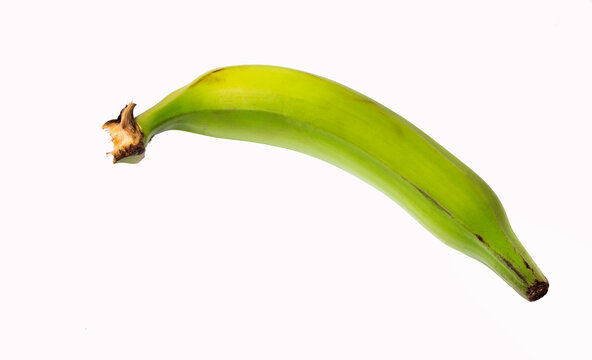
#> input picture TASK 1/image3.jpg, 592 x 360 px
$ python manual_canny_edge.py
#> lines starting #> are read from the running program, lines starting #| are printed output that depends on the picture; after the words box and inside, x2 and y2 are one past the last pixel; in counts of white or black regions, pixels touching at a corner belong together
import cv2
import numpy as np
from scipy import ndimage

def gauss_filter(img, size, sigma):
    """
    METHOD TO APPLY A GAUSSIAN FILTER OVER THE ORIGINAL IMAGE
    """
    return cv2.GaussianBlur(img, (size, size), sigma)

def sobel_operator(img):
    """
    METHOD TO CALCULATE SOBEL OPERATOR'S MAGNITUDE AND ORIENTATION
    TO CALCULATE THE SOBEL EDGES ON THE ORIGINAL IMAGE
    """
    Gx = np.array([[-1, 0, 1], [-2, 0, 2], [-1, 0, 1]], np.float32)
    Gy = np.array([[1, 2, 1], [0, 0, 0], [-1, -2, -1]], np.float32)

    Ix = ndimage.filters.convolve(img, Gx)
    Iy = ndimage.filters.convolve(img, Gy)

    G = np.hypot(Ix, Iy)
    theta = np.arctan2(Iy, Ix)

    return G, theta

def NMS(img, angle):
    N, M = img.shape

    empty = np.zeros((N, M), np.int32)
    theta = np.rad2deg(angle)

    for i in range(1, N-1):
        for j in range(1, M-1):
            if (0 <= theta[i, j] < 22.5) or (157.5 <= theta[i, j] <= 180):
                north = img[i, j+1]
                south = img[i, j-1]
            elif 22.5 <= theta[i, j] < 67.5:
                north = img[i+1, j-1]
                south = img[i-1, j+1]
            elif 67.5 <= theta[i,j] < 112.5:
                north = img[i+1, j]
                south = img[i-1, j]
            elif 112.5 <= theta[i,j] < 157.5:
                north = img[i-1, j-1]
                south = img[i+1, j+1]

            if img[i, j] >= north and img[i, j] >= south:
                empty[i, j] = img[i, j]
            else:
                empty[i, j] = 0

    return empty

def double_thresh(img, thresh):
    init_threshold = np.zeros(img.shape)
    low, high = thresh[0], thresh[1]
    for i in range(0, img.shape[0]):
        for j in range(0, img.shape[1]):
            if img[i, j] < low:
                init_threshold[i, j] = 0
            elif img[i, j] >= low and img[i, j] < high:
                init_threshold[i, j] = 128
            else:
                init_threshold[i, j] = 255

    return init_threshold

def hysteresis(threshold_info):
    strong_pixels = np.zeros(threshold_info.shape)
    for i in range(0, threshold_info.shape[0]):
        for j in range(0, threshold_info.shape[1]):
            temp = threshold_info[i, j]
            if temp == 128:
                if threshold_info[i-1,j] == 255 or threshold_info[i+1,j] == 255 or threshold_info[i-1,j-1] == 255\
                or threshold_info[i+1,j-1] == 255 or threshold_info[i-1,j+1] == 255 or threshold_info[i+1,j+1] == 255\
                or threshold_info[i,j-1] == 255 or threshold_info[i,j+1] == 255:
                   strong_pixels[i, j] = 255
                elif temp == 255:
                    strong_pixels[i, j] = 255

    return strong_pixels


raw_image = cv2.imread("image3.jpg", 0)
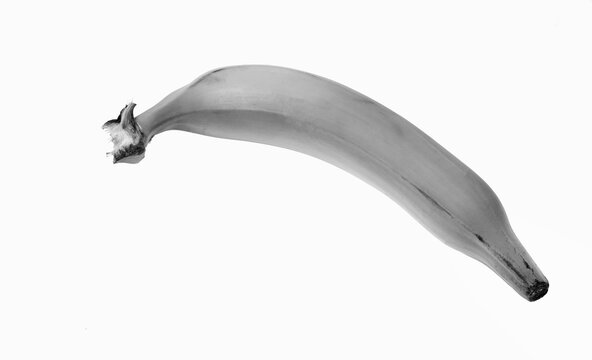
#> raw_image: shape (360, 592); min 0, max 255, mean 236.4
smooth_img = gauss_filter(raw_image, 5, 1)
G, theta = sobel_operator(smooth_img)
#> in sobel_operator, `Ix = ndimage.filters.convolve(img, Gx)`:
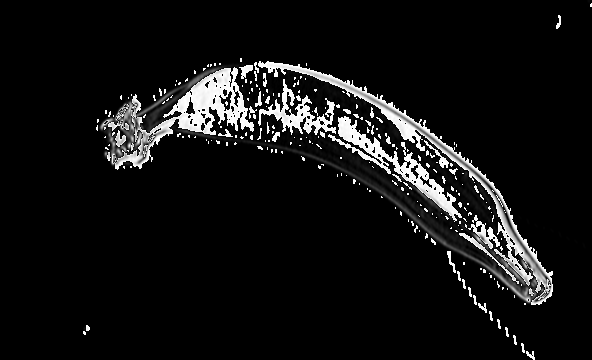
#> Ix: shape (360, 592); min 0, max 255, mean 18.5
#> in sobel_operator, `G = np.hypot(Ix, Iy)`:
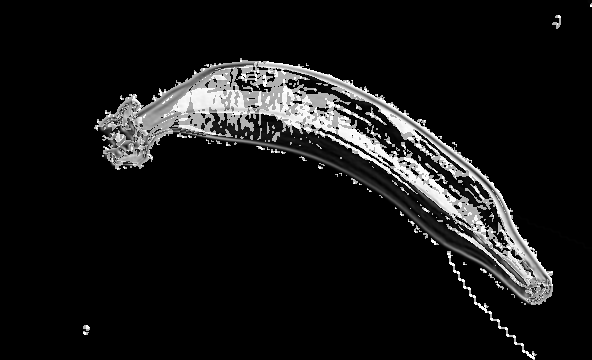
#> G: shape (360, 592) float16; min 0, max 360.5, mean 31.7; drawn with min black and max white
#> in sobel_operator, `theta = np.arctan2(Iy, Ix)`:
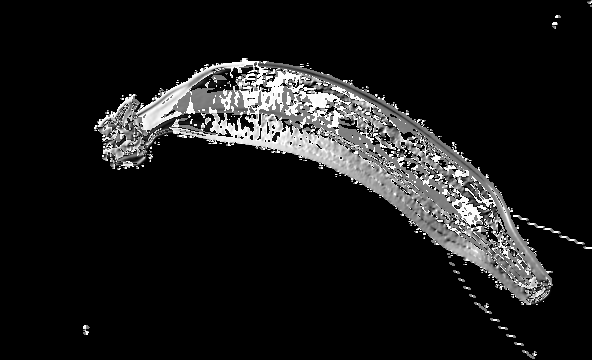
#> theta: shape (360, 592) float16; min 0, max 1.57, mean 0.159; drawn with min black and max white
NMS_img = NMS(G, theta)
#> after the loop in NMS, `for i in range(1, N-1):`:
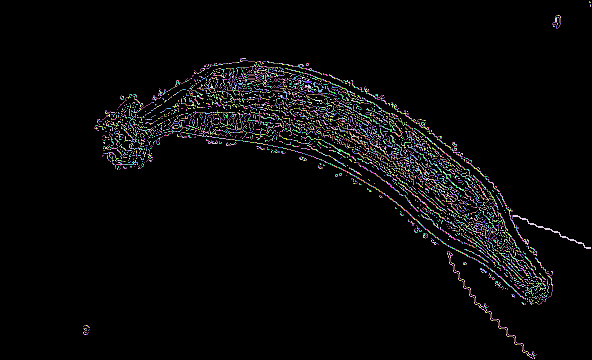
#> empty: shape (360, 592) int32; 351 distinct labels, from 0 to 360; one colour per label, 0 black
double_thresholding = double_thresh(NMS_img, [10, 20])
#> after the loop in double_thresh, `for i in range(0, img.shape[0]):`:
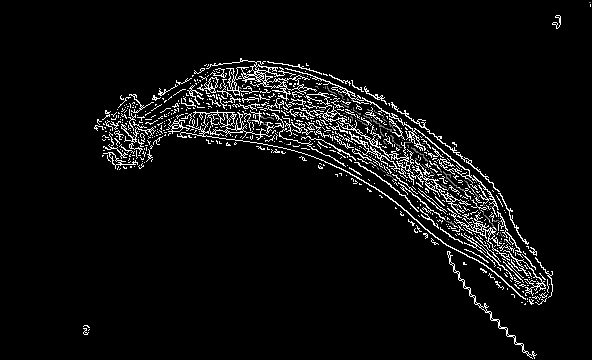
#> init_threshold: shape (360, 592) float64; min 0, max 255, mean 13.7
thresh_2_hyst = hysteresis(double_thresholding)
#> after the loop in hysteresis, `for i in range(0, threshold_info.shape[0]):`:
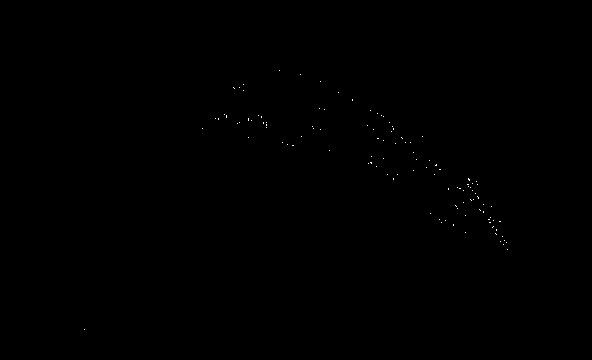
#> strong_pixels: shape (360, 592) float64; 0.07% white in thin lines or dots, all inside (x1, y1, x2, y2) = (84, 70, 508, 330)


cv2.imshow("Original", raw_image)
cv2.imshow("FINAL IMAGE", thresh_2_hyst)
cv2.waitKey(0)
cv2.destroyAllWindows()
